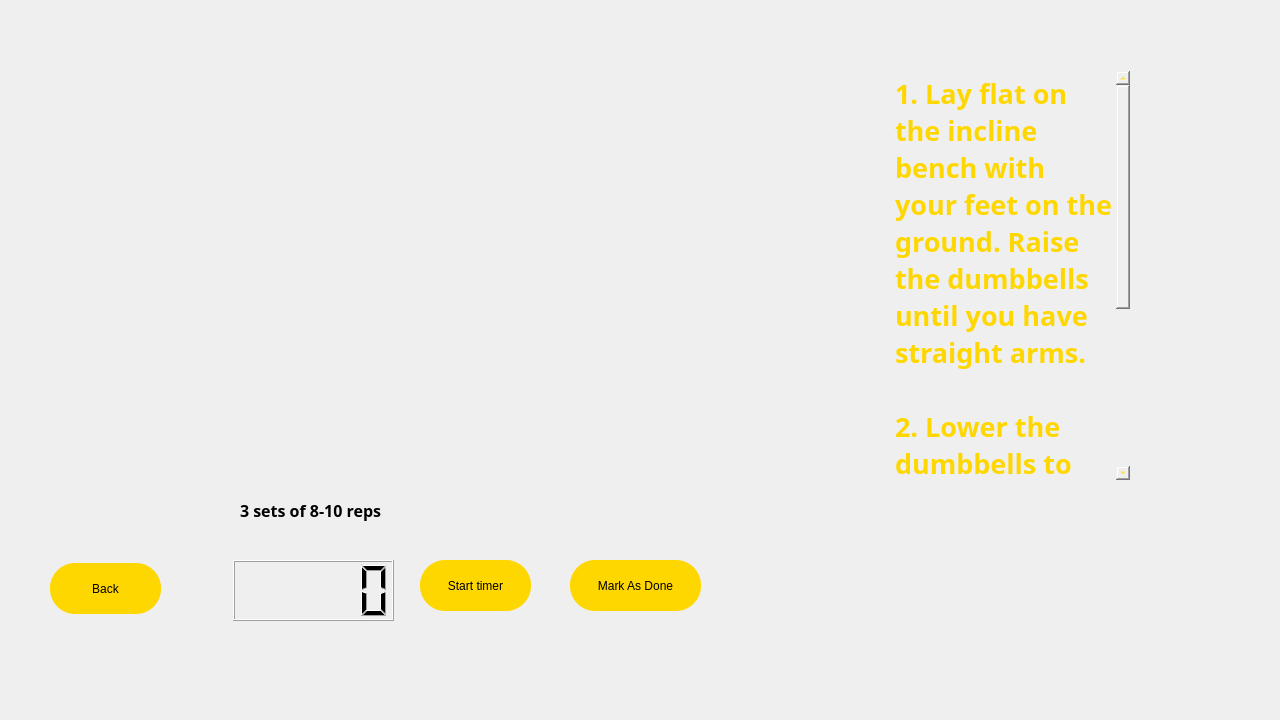
<?xml version="1.0" encoding="UTF-8"?>
<ui version="4.0">
 <class>chestbeginner</class>
 <widget class="QDialog" name="chestbeginner">
  <property name="geometry">
   <rect>
    <x>0</x>
    <y>0</y>
    <width>1280</width>
    <height>720</height>
   </rect>
  </property>
  <property name="windowTitle">
   <string>Dialog</string>
  </property>
  <property name="styleSheet">
   <string notr="true">#chestbeginner{
	border-image: url(:/images/abstract-textured-backgound.jpg);
}</string>
  </property>
  <widget class="QWidget" name="disc" native="true">
   <property name="geometry">
    <rect>
     <x>850</x>
     <y>10</y>
     <width>321</width>
     <height>521</height>
    </rect>
   </property>
   <property name="styleSheet">
    <string notr="true">#disc{
	border-image: url(:/images/Untitled_design.png);
}</string>
   </property>
   <widget class="QPlainTextEdit" name="plainTextEdit">
    <property name="geometry">
     <rect>
      <x>40</x>
      <y>60</y>
      <width>241</width>
      <height>411</height>
     </rect>
    </property>
    <property name="font">
     <font>
      <family>Bahnschrift SemiBold Condensed</family>
      <pointsize>20</pointsize>
      <bold>true</bold>
     </font>
    </property>
    <property name="styleSheet">
     <string notr="true">background-color:transparent;
color:rgb(255,215,0);</string>
    </property>
    <property name="plainText">
     <string>1. Lay flat on the incline bench with your feet on the ground. Raise the dumbbells until you have straight arms.

2. Lower the dumbbells to your mid chest.

3. Raise the dumbbells until you've locked your elbows.</string>
    </property>
   </widget>
  </widget>
  <widget class="QLCDNumber" name="lcdNumber">
   <property name="geometry">
    <rect>
     <x>233</x>
     <y>560</y>
     <width>161</width>
     <height>61</height>
    </rect>
   </property>
  </widget>
  <widget class="QPushButton" name="backbutton">
   <property name="geometry">
    <rect>
     <x>50</x>
     <y>563</y>
     <width>111</width>
     <height>51</height>
    </rect>
   </property>
   <property name="styleSheet">
    <string notr="true">QPushButton#backbutton {
    
	background-color: rgb(255, 215, 0);
	color: rgb(0, 0, 0);
 border-radius :25px solid black;
	}

	QPushButton#backbutton:hover{
    background-color: rgb(0, 142, 213);
	}

QPushButton#backbutton:pressed{
    background-color: rgb(0, 26, 141);
	}</string>
   </property>
   <property name="text">
    <string>Back</string>
   </property>
  </widget>
  <widget class="QPushButton" name="madb">
   <property name="geometry">
    <rect>
     <x>570</x>
     <y>560</y>
     <width>131</width>
     <height>51</height>
    </rect>
   </property>
   <property name="styleSheet">
    <string notr="true">QPushButton#madb {
    
	background-color: rgb(255, 215, 0);
	color: rgb(0, 0, 0);
 border-radius :25px solid black;
	}

	QPushButton#madb:hover{
    background-color: rgb(0, 142, 213);
	}

QPushButton#madb:pressed{
    background-color: rgb(0, 26, 141);
	}</string>
   </property>
   <property name="text">
    <string>Mark As Done</string>
   </property>
  </widget>
  <widget class="QPushButton" name="startimerb">
   <property name="geometry">
    <rect>
     <x>420</x>
     <y>560</y>
     <width>111</width>
     <height>51</height>
    </rect>
   </property>
   <property name="styleSheet">
    <string notr="true">QPushButton#startimerb {
    
	background-color: rgb(255, 215, 0);
	color: rgb(0, 0, 0);
 border-radius :25px solid black;
	}

	QPushButton#startimerb:hover{
    background-color: rgb(0, 142, 213);
	}

QPushButton#startimerb:pressed{
    background-color: rgb(0, 26, 141);
	}</string>
   </property>
   <property name="text">
    <string>Start timer</string>
   </property>
  </widget>
  <widget class="QWidget" name="widget" native="true">
   <property name="geometry">
    <rect>
     <x>230</x>
     <y>480</y>
     <width>161</width>
     <height>61</height>
    </rect>
   </property>
   <property name="styleSheet">
    <string notr="true">
	border-image: url(:/images/abstract-textured-backgound.jpg);
</string>
   </property>
   <widget class="QLabel" name="label">
    <property name="geometry">
     <rect>
      <x>10</x>
      <y>10</y>
      <width>141</width>
      <height>41</height>
     </rect>
    </property>
    <property name="font">
     <font>
      <family>Bahnschrift SemiBold</family>
      <pointsize>12</pointsize>
      <bold>true</bold>
     </font>
    </property>
    <property name="text">
     <string>3 sets of 8-10 reps</string>
    </property>
   </widget>
  </widget>
 </widget>
 <resources/>
 <connections/>
</ui>
